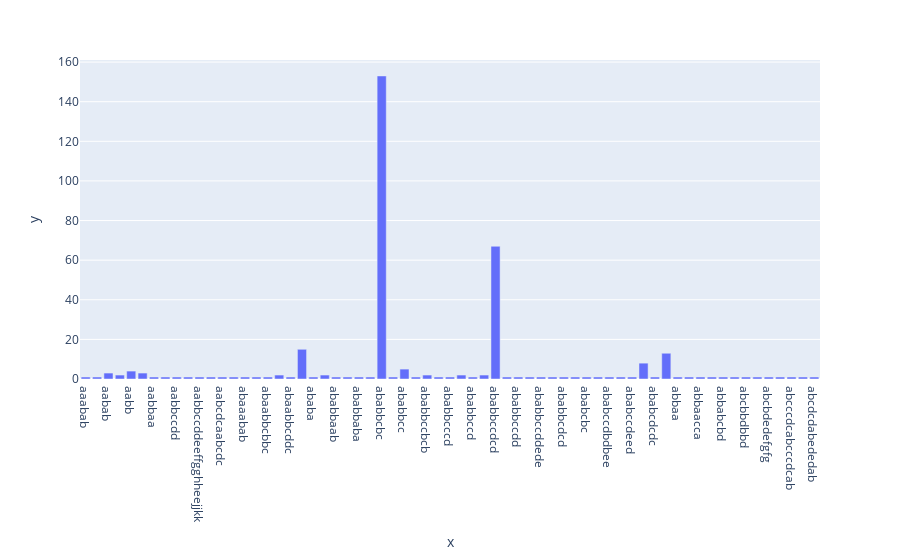

Source (notebook cell):
### Code cell
rhyme_counts

### Figure 1 — Plotly figure (JSON) as saved in the notebook; plotly's stock layout.template omitted (floating-point values rounded to 4 significant figures)
{"data": [{"alignmentgroup": "True", "hovertemplate": "x=%{x}<br>y=%{y}<extra></extra>", "legendgroup": "", "marker": {"color": "#636efa", "pattern": {"shape": ""}}, "name": "", "offsetgroup": "", "orientation": "v", "showlegend": false, "textposition": "auto", "type": "bar", "x": ["aaabab", "aabaabbcbc", "aabab", "aababc", "aabb", "aabba", "aabbaa", "aabbcc", "aabbccdd", "aabbccddee", "aabbccddeeffgghheejjkk", "aabccb", "aabcdcaabcdc", "aba", "abaaabab", "abaabba", "abaabbcbbc", "abaabbccdcd", "abaabbcddc", "abab", "ababa", "ababab", "ababbaab", "ababbaabba", "ababbaba", "ababbbbaba", "ababbcbc", "ababbcbcdecede", "ababbcc", "ababbccb", "ababbccbcb", "ababbccbcbd", "ababbcccd", "ababbcccdc", "ababbccd", "ababbccdccd", "ababbccdcd", "ababbccdcdebbeeffghhg", "ababbccdd", "ababbccddc", "ababbccddede", "ababbcdc", "ababbcdcd", "ababbcdcdc", "ababcbc", "ababcbcb", "ababccdbdbee", "ababccdcd", "ababccdeed", "ababcdcd", "ababcdcdc", "abba", "abbaa", "abbaabba", "abbaacca", "abbaba", "abbabcbd", "abbacddc", "abcbbdbbd", "abcbdbefe", "abcbdedefgfg", "abccbd", "abcccdcabcccdcab", "abcdbcdcdb", "abcdcdabededab"], "xaxis": "x", "y": [1, 1, 3, 2, 4, 3, 1, 1, 1, 1, 1, 1, 1, 1, 1, 1, 1, 2, 1, 15, 1, 2, 1, 1, 1, 1, 153, 1, 5, 1, 2, 1, 1, 2, 1, 2, 67, 1, 1, 1, 1, 1, 1, 1, 1, 1, 1, 1, 1, 8, 1, 13, 1, 1, 1, 1, 1, 1, 1, 1, 1, 1, 1, 1, 1], "yaxis": "y"}], "layout": {"autosize": true, "barmode": "relative", "legend": {"tracegroupgap": 0}, "margin": {"t": 60}, "xaxis": {"anchor": "y", "autorange": true, "domain": [0, 1], "range": [-0.5, 64.5], "title": {"text": "x"}, "type": "category"}, "yaxis": {"anchor": "x", "autorange": true, "domain": [0, 1], "range": [0, 161.1], "title": {"text": "y"}, "type": "linear"}}}
